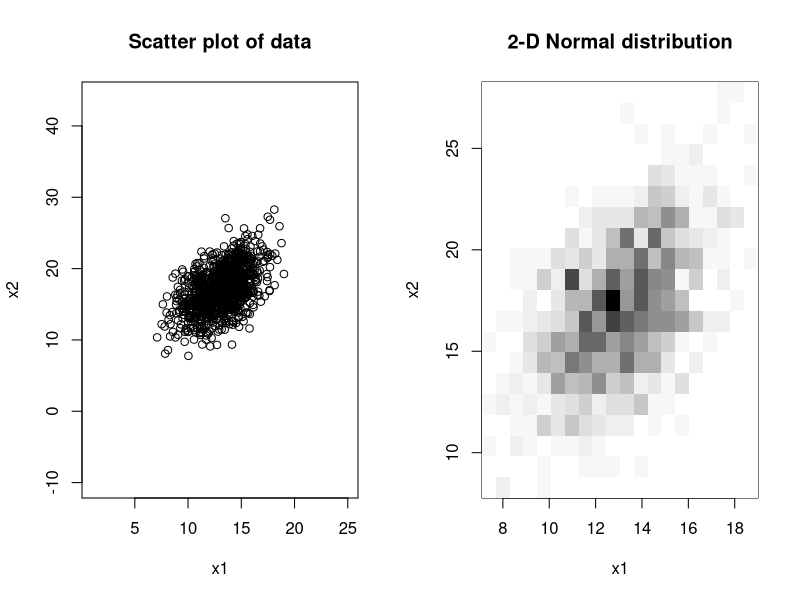

Here is the R script that generated this plot:
# exercise 3.3.5
# load the package "gplots", which contains the function hist2d for making 2-dimensional histograms. If the package is not already installed on your computer, an error will result from the function call library(gplots). In that case, install the package using install.packages("gplots") and then run library(gplots) again. Same for the package MASS.
install.packages('gplots')
library(gplots)
library(MASS)
# Number of samples
N = 1000; 

# Mean
mu = c(13, 17);

# Standard deviation of x1
s1 = 2;

# Standard deviation of x2
s2 = 3;

# Correlation between x1 and x2
corr = 0.5;

# Covariance matrix
S = matrix(c(s1^2, corr*s1*s2, corr*s1*s2, s2^2), nrow=2, byrow=TRUE);

# Number of bins in histogram
NBins = 20;

# Generate samples from the Normal distribution
X = mvrnorm(N, mu=mu, Sigma=S);

# Plot scatter plot of data

xrange = mu[1]+S[1,1]*c(-3, 3);
yrange = mu[2]+S[2,2]*c(-3, 3);

par(mfrow=c(1,2))
plot(xrange, yrange, type="n", ylab="x2", xlab="x1", main="Scatter plot of data")
points(X[,1], X[,2]);
hist2d(x=X, nbins=NBins, col=gray(32:0/32), main="2-D Normal distribution", xlab="x1", ylab="x2"); # lighter colors correspond to lower values, i.e. lower counts of observations in bins. This may generate a warning,
#" Warning messages:
#1: In seq.default(from = min(x), to = max(x), length = nbins[1] + 1,  :
#  extra argument(s) ‘labels’ will be disregarded
#2: In seq.default(from = min(y), to = max(y), length = nbins[2] + 1,  :
#  extra argument(s) ‘labels’ will be disregarded".
# Just ignore this warning. The warning can appear even with the simple call hist2d(X).
